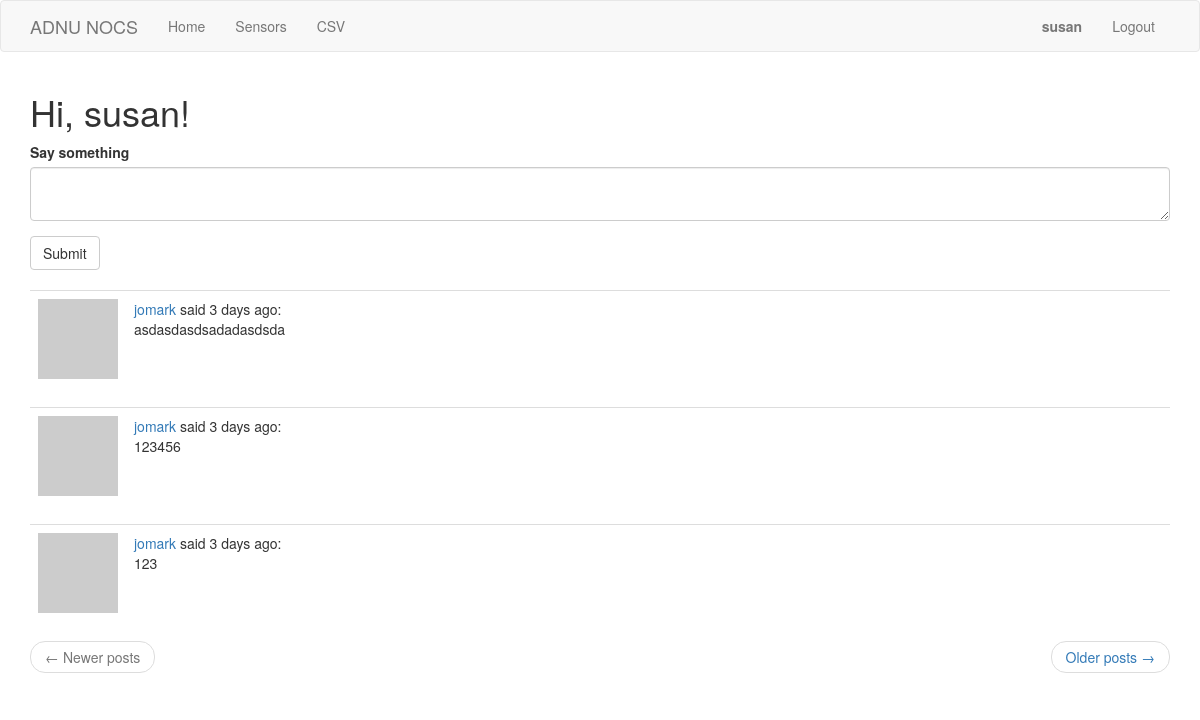
The page /index (signed in) on the database its author committed.
### app/models.py (models this page shows, shortened)
class User(UserMixin, db.Model):
	id = db.Column(db.Integer, primary_key=True)
	username = db.Column(db.String(64), index=True, unique=True)
	name = db.Column(db.String(120), index=True, unique=True)
	email = db.Column(db.String(120), index=True, unique=True)
	password_hash = db.Column(db.String(128))
	posts = db.relationship('Post', backref='author', lazy='dynamic')
	about_me = db.Column(db.String(140))
	last_seen = db.Column(db.DateTime, default=datetime.utcnow)
	followed = db.relationship('User', secondary=followers,\
		primaryjoin=(followers.c.follower_id == id),\
		secondaryjoin=(followers.c.followed_id == id),\
		backref=db.backref('followers', lazy='dynamic'), lazy='dynamic')
	def avatar(self, size):
		digest = md5(self.email.lower().encode('utf-8')).hexdigest()
		return 'https://www.gravatar.com/avatar/{}?d=identicon&s={}'.format(\
			digest, size)
	def followed_posts(self):
		followed = Post.query.join(
			followers, (followers.c.followed_id == Post.user_id)).filter(
				followers.c.follower_id == self.id)
		own = Post.query.filter_by(user_id=self.id)
		return followed.union(own).order_by(Post.timestamp.desc())

class Post(db.Model):
	id = db.Column(db.Integer, primary_key=True)
	body = db.Column(db.String(140))
	timestamp = db.Column(db.DateTime, index=True, default=datetime.utcnow)
	user_id = db.Column(db.Integer, db.ForeignKey('user.id'))
	language = db.Column(db.String(5))

### app/routes.py (the view)
@app.route('/', methods=['GET', 'POST'])
@app.route('/index', methods=['GET', 'POST'])
@login_required
def index():
    form = PostForm()
    if form.validate_on_submit():
        post = Post(body=form.post.data, author=current_user)
        db.session.add(post)
        db.session.commit()
        flash('Your post is now live!')
        return redirect(url_for('index'))
    page = request.args.get('page', 1, type=int)
    posts = current_user.followed_posts().paginate(
        page, app.config['POSTS_PER_PAGE'], False)
    next_url = url_for('index', page=posts.next_num) \
        if posts.has_next else None
    prev_url = url_for('index', page=posts.prev_num) \
        if posts.has_prev else None
    return render_template('index.html', title='Home', form=form,
                           posts=posts.items, next_url=next_url,
                           prev_url=prev_url)

### app/forms.py
class PostForm(FlaskForm):
    post = TextAreaField('Say something', validators=[
        DataRequired(), Length(min=1, max=140)])
    submit = SubmitField('Submit')

### app/models.py (called while the page is built)
@login.user_loader
def load_user(id):
	return User.query.get(int(id))

### app/routes.py (called while the page is built)
@app.before_request
def before_request():
    if current_user.is_authenticated:
        current_user.last_seen = datetime.utcnow()
        db.session.commit()

### app/templates/index.html
{% extends "base.html" %}
{% import 'bootstrap/wtf.html' as wtf %}
{% block app_content %}
    <h1>Hi, {{ current_user.username }}!</h1>
    {% if form %}
    {{ wtf.quick_form(form) }}
    <br>
    {% endif %}
    {% for post in posts %}
        {% include '_post.html' %}
    {% endfor %}
    <nav aria-label="...">
        <ul class="pager">
            <li class="previous{% if not prev_url %} disabled{% endif %}">
                <a href="{{ prev_url or '#' }}">
                    <span aria-hidden="true">&larr;</span> Newer posts
                </a>
            </li>
            <li class="next{% if not next_url %} disabled{% endif %}">
                <a href="{{ next_url or '#' }}">
                    Older posts <span aria-hidden="true">&rarr;</span>
                </a>
            </li>
        </ul>
    </nav>
{% endblock %}

### app/templates/base.html (shortened to what this page needs)
{% extends 'bootstrap/base.html' %}
{% block navbar %}
    <nav class="navbar navbar-default">
        <div class="container">
            <div class="navbar-header">
                <a class="navbar-brand" href="{{ url_for('index') }}">ADNU NOCS</a>
            </div>
            <div class="collapse navbar-collapse" id="bs-example-navbar-collapse-1">
                <ul class="nav navbar-nav">
                    <li><a href="{{ url_for('index') }}">Home</a></li>
                    {% if current_user.is_authenticated %}
                    <li><a href="{{ url_for('sensor') }}">Sensors</a></li>
                    <li><a href="{{ url_for('csv') }}">CSV</a></li>
                    {% endif %}
                </ul>
                <ul class="nav navbar-nav navbar-right">
                    {% if current_user.is_anonymous %}
                    <li><a href="{{ url_for('login') }}">Login</a></li>
                    {% else %}
                    <li><a href="{{ url_for('user', username=current_user.username) }}"><b> {{ current_user.username }} </b></a></li>
                    <li><a href="{{ url_for('logout') }}">Logout</a></li>
                    {% endif %}
                </ul>
            </div>
        </div>
    </nav>
{% endblock %}
{% block content %}
    <div class="container">
        {% block app_content %}{% endblock %}
    </div>
{% endblock %}

### app/templates/_post.html
<table class="table table-hover">
    <tr>
        <td width="70px">
            <a href="{{ url_for('user', username=post.author.username) }}">
                <img src="{{ post.author.avatar(70) }}" />
            </a>
        </td>
        <td>
            <a href="{{ url_for('user', username=post.author.username) }}">
                {{ post.author.username }}
            </a>
            said {{ moment(post.timestamp).fromNow() }}:
            <br>
            {{ post.body }}
        </td>
    </tr>
</table>

### rows shown on the page
User: username "susan"
Post: author.username "jomark", timestamp "3 days ago", body "asdasdasdsadadasdsda"
Post: author.username "jomark", timestamp "3 days ago", body "123456"
Post: author.username "jomark", timestamp "3 days ago", body "123"
